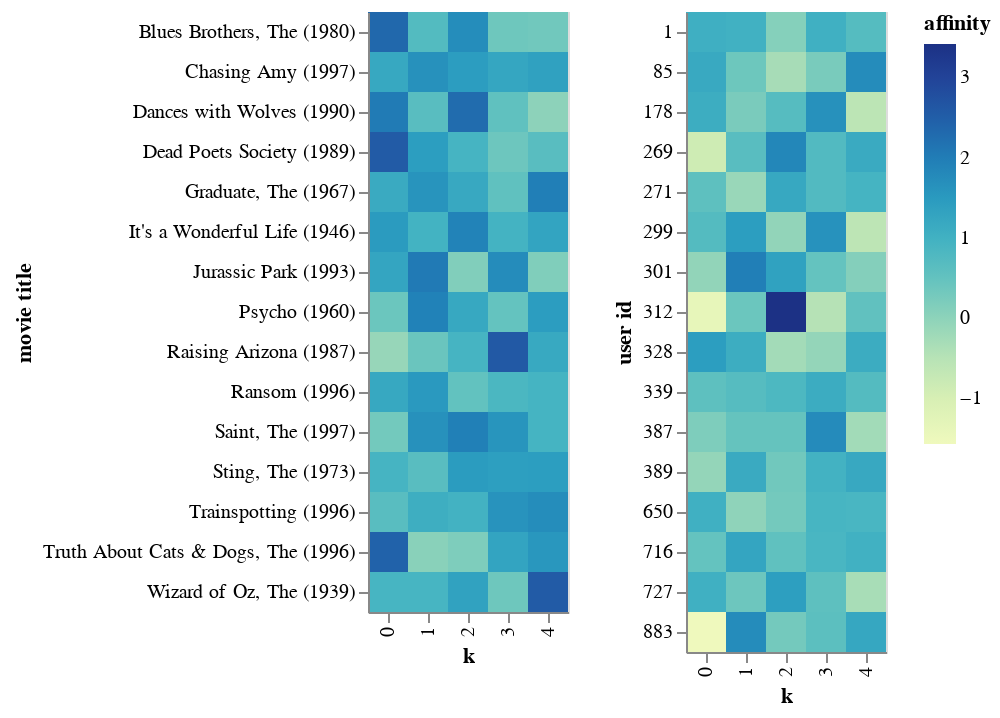

Notebook code for this chart:
### Code cell
alt.hconcat(
    alt.Chart(long(V)).mark_rect().encode(x='k:O', y='movie title:O', color='affinity:Q'),
    alt.Chart(long(U)).mark_rect().encode(x='k:O', y='user id:O', color='affinity:Q')
)

### Figure 1 — Vega-Lite specification as saved in the notebook (floating-point values rounded to 4 significant figures)
{"config": {"view": {"continuousWidth": 400, "continuousHeight": 300}}, "hconcat": [{"data": {"name": "data-06f6d293a19346e129c40df19d0fdd46"}, "mark": "rect", "encoding": {"color": {"type": "quantitative", "field": "affinity"}, "x": {"type": "ordinal", "field": "k"}, "y": {"type": "ordinal", "field": "movie title"}}}, {"data": {"name": "data-916c372c467ce255b0e44a52ee9b0ea0"}, "mark": "rect", "encoding": {"color": {"type": "quantitative", "field": "affinity"}, "x": {"type": "ordinal", "field": "k"}, "y": {"type": "ordinal", "field": "user id"}}}], "$schema": "https://vega.github.io/schema/vega-lite/v4.8.1.json", "datasets": {"data-06f6d293a19346e129c40df19d0fdd46": [{"movie id": 132, "movie title": "Wizard of Oz, The (1939)", "k": 0, "affinity": 0.8901}, {"movie id": 132, "movie title": "Wizard of Oz, The (1939)", "k": 1, "affinity": 0.8995}, {"movie id": 132, "movie title": "Wizard of Oz, The (1939)", "k": 2, "affinity": 1.322}, {"movie id": 132, "movie title": "Wizard of Oz, The (1939)", "k": 3, "affinity": 0.3645}, {"movie id": 132, "movie title": "Wizard of Oz, The (1939)", "k": 4, "affinity": 2.553}, {"movie id": 238, "movie title": "Raising Arizona (1987)", "k": 0, "affinity": -0.1093}, {"movie id": 238, "movie title": "Raising Arizona (1987)", "k": 1, "affinity": 0.4121}, {"movie id": 238, "movie title": "Raising Arizona (1987)", "k": 2, "affinity": 0.9102}, {"movie id": 238, "movie title": "Raising Arizona (1987)", "k": 3, "affinity": 2.6}, {"movie id": 238, "movie title": "Raising Arizona (1987)", "k": 4, "affinity": 1.174}, {"movie id": 748, "movie title": "Saint, The (1997)", "k": 0, "affinity": 0.3048}, {"movie id": 748, "movie title": "Saint, The (1997)", "k": 1, "affinity": 1.653}, {"movie id": 748, "movie title": "Saint, The (1997)", "k": 2, "affinity": 1.955}, {"movie id": 748, "movie title": "Saint, The (1997)", "k": 3, "affinity": 1.586}, {"movie id": 748, "movie title": "Saint, The (1997)", "k": 4, "affinity": 0.9163}, {"movie id": 196, "movie title": "Dead Poets Society (1989)", "k": 0, "affinity": 2.562}, {"movie id": 196, "movie title": "Dead Poets Society (1989)", "k": 1, "affinity": 1.427}, {"movie id": 196, "movie title": "Dead Poets Society (1989)", "k": 2, "affinity": 0.9139}, {"movie id": 196, "movie title": "Dead Poets Society (1989)", "k": 3, "affinity": 0.3812}, {"movie id": 196, "movie title": "Dead Poets Society (1989)", "k": 4, "affinity": 0.6462}, {"movie id": 197, "movie title": "Graduate, The (1967)", "k": 0, "affinity": 1.144}, {"movie id": 197, "movie title": "Graduate, The (1967)", "k": 1, "affinity": 1.602}, {"movie id": 197, "movie title": "Graduate, The (1967)", "k": 2, "affinity": 1.183}, {"movie id": 197, "movie title": "Graduate, The (1967)", "k": 3, "affinity": 0.5437}, {"movie id": 197, "movie title": "Graduate, The (1967)", "k": 4, "affinity": 1.966}, {"movie id": 185, "movie title": "Psycho (1960)", "k": 0, "affinity": 0.4006}, {"movie id": 185, "movie title": "Psycho (1960)", "k": 1, "affinity": 1.911}, {"movie id": 185, "movie title": "Psycho (1960)", "k": 2, "affinity": 1.193}, {"movie id": 185, "movie title": "Psycho (1960)", "k": 3, "affinity": 0.488}, {"movie id": 185, "movie title": "Psycho (1960)", "k": 4, "affinity": 1.434}, {"movie id": 194, "movie title": "Sting, The (1973)", "k": 0, "affinity": 0.9115}, {"movie id": 194, "movie title": "Sting, The (1973)", "k": 1, "affinity": 0.6501}, {"movie id": 194, "movie title": "Sting, The (1973)", "k": 2, "affinity": 1.458}, {"movie id": 194, "movie title": "Sting, The (1973)", "k": 3, "affinity": 1.396}, {"movie id": 194, "movie title": "Sting, The (1973)", "k": 4, "affinity": 1.424}, {"movie id": 742, "movie title": "Ransom (1996)", "k": 0, "affinity": 1.203}, {"movie id": 742, "movie title": "Ransom (1996)", "k": 1, "affinity": 1.503}, {"movie id": 742, "movie title": "Ransom (1996)", "k": 2, "affinity": 0.5133}, {"movie id": 742, "movie title": "Ransom (1996)", "k": 3, "affinity": 0.8372}, {"movie id": 742, "movie title": "Ransom (1996)", "k": 4, "affinity": 0.9197}, {"movie id": 82, "movie title": "Jurassic Park (1993)", "k": 0, "affinity": 1.266}, {"movie id": 82, "movie title": "Jurassic Park (1993)", "k": 1, "affinity": 2.044}, {"movie id": 82, "movie title": "Jurassic Park (1993)", "k": 2, "affinity": 0.1489}, {"movie id": 82, "movie title": "Jurassic Park (1993)", "k": 3, "affinity": 1.733}, {"movie id": 82, "movie title": "Jurassic Park (1993)", "k": 4, "affinity": 0.1568}, {"movie id": 97, "movie title": "Dances with Wolves (1990)", "k": 0, "affinity": 2.027}, {"movie id": 97, "movie title": "Dances with Wolves (1990)", "k": 1, "affinity": 0.6479}, {"movie id": 97, "movie title": "Dances with Wolves (1990)", "k": 2, "affinity": 2.276}, {"movie id": 97, "movie title": "Dances with Wolves (1990)", "k": 3, "affinity": 0.5419}, {"movie id": 97, "movie title": "Dances with Wolves (1990)", "k": 4, "affinity": 0.002658}, {"movie id": 475, "movie title": "Trainspotting (1996)", "k": 0, "affinity": 0.6478}, {"movie id": 475, "movie title": "Trainspotting (1996)", "k": 1, "affinity": 1.068}, {"movie id": 475, "movie title": "Trainspotting (1996)", "k": 2, "affinity": 0.967}, {"movie id": 475, "movie title": "Trainspotting (1996)", "k": 3, "affinity": 1.613}, {"movie id": 475, "movie title": "Trainspotting (1996)", "k": 4, "affinity": 1.732}, {"movie id": 268, "movie title": "Chasing Amy (1997)", "k": 0, "affinity": 1.198}, {"movie id": 268, "movie title": "Chasing Amy (1997)", "k": 1, "affinity": 1.644}, {"movie id": 268, "movie title": "Chasing Amy (1997)", "k": 2, "affinity": 1.435}, {"movie id": 268, "movie title": "Chasing Amy (1997)", "k": 3, "affinity": 1.251}, {"movie id": 268, "movie title": "Chasing Amy (1997)", "k": 4, "affinity": 1.345}, {"movie id": 186, "movie title": "Blues Brothers, The (1980)", "k": 0, "affinity": 2.346}, {"movie id": 186, "movie title": "Blues Brothers, The (1980)", "k": 1, "affinity": 0.7261}, {"movie id": 186, "movie title": "Blues Brothers, The (1980)", "k": 2, "affinity": 1.729}, {"movie id": 186, "movie title": "Blues Brothers, The (1980)", "k": 3, "affinity": 0.3643}, {"movie id": 186, "movie title": "Blues Brothers, The (1980)", "k": 4, "affinity": 0.3281}, {"movie id": 496, "movie title": "It's a Wonderful Life (1946)", "k": 0, "affinity": 1.483}, {"movie id": 496, "movie title": "It's a Wonderful Life (1946)", "k": 1, "affinity": 0.9524}, {"movie id": 496, "movie title": "It's a Wonderful Life (1946)", "k": 2, "affinity": 1.894}, {"movie id": 496, "movie title": "It's a Wonderful Life (1946)", "k": 3, "affinity": 0.9484}, {"movie id": 496, "movie title": "It's a Wonderful Life (1946)", "k": 4, "affinity": 1.289}, {"movie id": 111, "movie title": "Truth About Cats & Dogs, The (1996)", "k": 0, "affinity": 2.434}, {"movie id": 111, "movie title": "Truth About Cats & Dogs, The (1996)", "k": 1, "affinity": 0.04635}, {"movie id": 111, "movie title": "Truth About Cats & Dogs, The (1996)", "k": 2, "affinity": 0.1784}, {"movie id": 111, "movie title": "Truth About Cats & Dogs, The (1996)", "k": 3, "affinity": 1.288}, {"movie id": 111, "movie title": "Truth About Cats & Dogs, The (1996)", "k": 4, "affinity": 1.54}], "data-916c372c467ce255b0e44a52ee9b0ea0": [{"user id": 883, "k": 0, "affinity": -1.573}, {"user id": 883, "k": 1, "affinity": 1.738}, {"user id": 883, "k": 2, "affinity": 0.2928}, {"user id": 883, "k": 3, "affinity": 0.6087}, {"user id": 883, "k": 4, "affinity": 1.215}, {"user id": 716, "k": 0, "affinity": 0.4889}, {"user id": 716, "k": 1, "affinity": 1.257}, {"user id": 716, "k": 2, "affinity": 0.5502}, {"user id": 716, "k": 3, "affinity": 0.8712}, {"user id": 716, "k": 4, "affinity": 0.9941}, {"user id": 387, "k": 0, "affinity": 0.1819}, {"user id": 387, "k": 1, "affinity": 0.4763}, {"user id": 387, "k": 2, "affinity": 0.4798}, {"user id": 387, "k": 3, "affinity": 1.76}, {"user id": 387, "k": 4, "affinity": -0.2525}, {"user id": 85, "k": 0, "affinity": 1.167}, {"user id": 85, "k": 1, "affinity": 0.3714}, {"user id": 85, "k": 2, "affinity": -0.3042}, {"user id": 85, "k": 3, "affinity": 0.2389}, {"user id": 85, "k": 4, "affinity": 1.743}, {"user id": 339, "k": 0, "affinity": 0.5801}, {"user id": 339, "k": 1, "affinity": 0.6819}, {"user id": 339, "k": 2, "affinity": 0.8055}, {"user id": 339, "k": 3, "affinity": 1.102}, {"user id": 339, "k": 4, "affinity": 0.7092}, {"user id": 178, "k": 0, "affinity": 1.076}, {"user id": 178, "k": 1, "affinity": 0.2299}, {"user id": 178, "k": 2, "affinity": 0.6882}, {"user id": 178, "k": 3, "affinity": 1.646}, {"user id": 178, "k": 4, "affinity": -0.5666}, {"user id": 389, "k": 0, "affinity": -0.07555}, {"user id": 389, "k": 1, "affinity": 1.145}, {"user id": 389, "k": 2, "affinity": 0.3332}, {"user id": 389, "k": 3, "affinity": 0.9636}, {"user id": 389, "k": 4, "affinity": 1.188}, {"user id": 271, "k": 0, "affinity": 0.5815}, {"user id": 271, "k": 1, "affinity": -0.1367}, {"user id": 271, "k": 2, "affinity": 1.199}, {"user id": 271, "k": 3, "affinity": 0.7358}, {"user id": 271, "k": 4, "affinity": 0.9279}, {"user id": 1, "k": 0, "affinity": 1.045}, {"user id": 1, "k": 1, "affinity": 0.9929}, {"user id": 1, "k": 2, "affinity": 0.09402}, {"user id": 1, "k": 3, "affinity": 1.021}, {"user id": 1, "k": 4, "affinity": 0.7006}, {"user id": 650, "k": 0, "affinity": 1.017}, {"user id": 650, "k": 1, "affinity": -0.01572}, {"user id": 650, "k": 2, "affinity": 0.2978}, {"user id": 650, "k": 3, "affinity": 0.8917}, {"user id": 650, "k": 4, "affinity": 0.8733}, {"user id": 727, "k": 0, "affinity": 1.023}, {"user id": 727, "k": 1, "affinity": 0.3772}, {"user id": 727, "k": 2, "affinity": 1.393}, {"user id": 727, "k": 3, "affinity": 0.5711}, {"user id": 727, "k": 4, "affinity": -0.3199}, {"user id": 312, "k": 0, "affinity": -1.386}, {"user id": 312, "k": 1, "affinity": 0.3962}, {"user id": 312, "k": 2, "affinity": 3.417}, {"user id": 312, "k": 3, "affinity": -0.4925}, {"user id": 312, "k": 4, "affinity": 0.5312}, {"user id": 269, "k": 0, "affinity": -0.8548}, {"user id": 269, "k": 1, "affinity": 0.6472}, {"user id": 269, "k": 2, "affinity": 1.836}, {"user id": 269, "k": 3, "affinity": 0.7446}, {"user id": 269, "k": 4, "affinity": 1.145}, {"user id": 328, "k": 0, "affinity": 1.42}, {"user id": 328, "k": 1, "affinity": 1.073}, {"user id": 328, "k": 2, "affinity": -0.258}, {"user id": 328, "k": 3, "affinity": -0.07367}, {"user id": 328, "k": 4, "affinity": 1.108}, {"user id": 299, "k": 0, "affinity": 0.7088}, {"user id": 299, "k": 1, "affinity": 1.415}, {"user id": 299, "k": 2, "affinity": -0.04848}, {"user id": 299, "k": 3, "affinity": 1.632}, {"user id": 299, "k": 4, "affinity": -0.5744}, {"user id": 301, "k": 0, "affinity": -0.052}, {"user id": 301, "k": 1, "affinity": 1.97}, {"user id": 301, "k": 2, "affinity": 1.336}, {"user id": 301, "k": 3, "affinity": 0.4919}, {"user id": 301, "k": 4, "affinity": 0.1061}]}}
